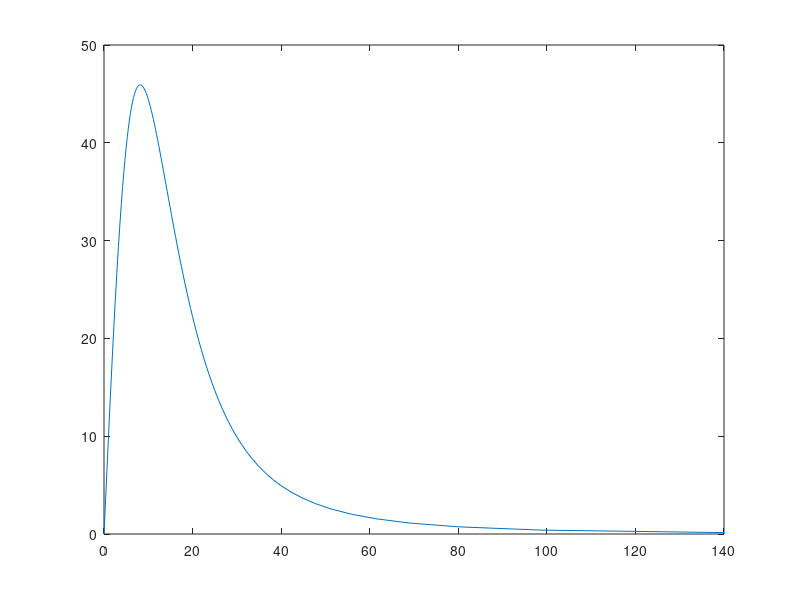

The MATLAB source for this figure: (Note: this script raises an error after producing the figure.)

l0 = 0.01;
E = 10;
G_c = 10;
k = l0*E/(2*G_c);

c_hom = linspace(0,1,100);

eps = sqrt((1 - c_hom)./(k.*c_hom));

stress = E*c_hom.^2.*eps;

plot(eps, c_hom)

plot(eps,stress)

%%
syms c_hom(eps_hom)
l0 = 0.1;
c_hom(eps_hom) = 1/(1 + 2*l0*eps_hom^2);
fplot(c_hom(eps_hom))
